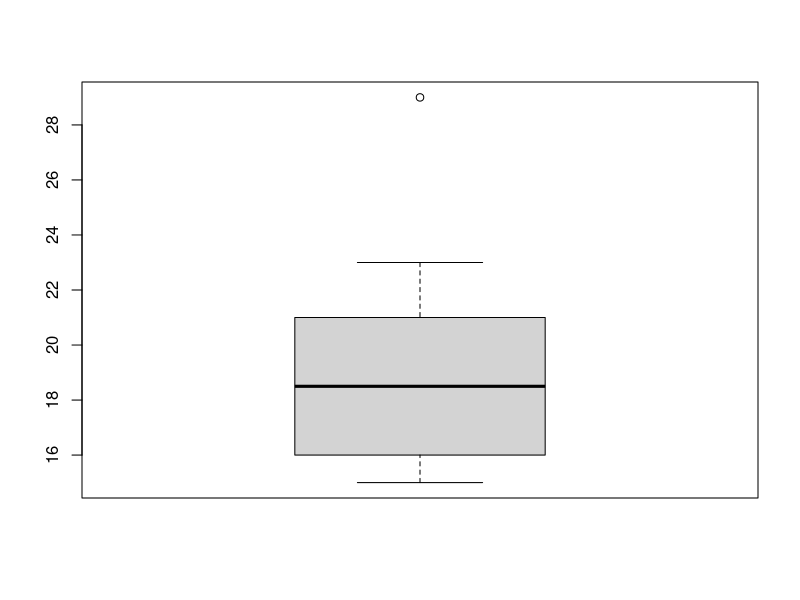
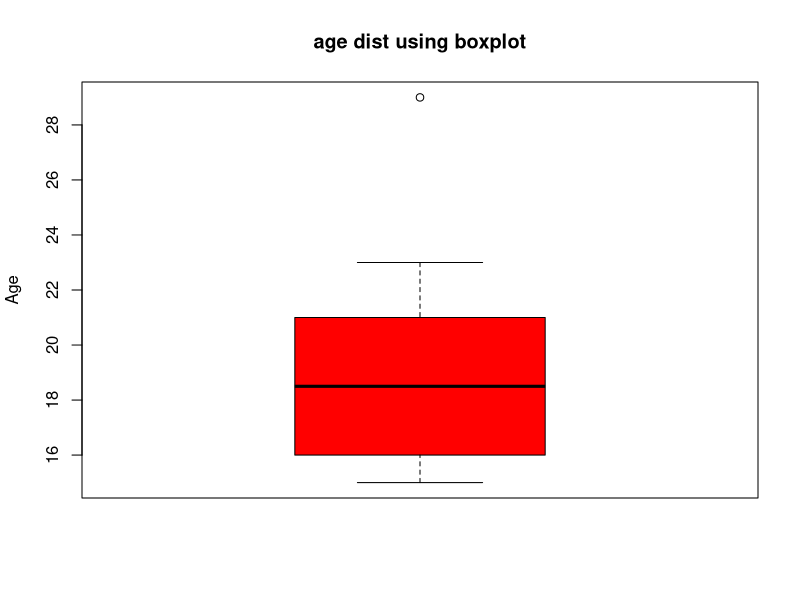
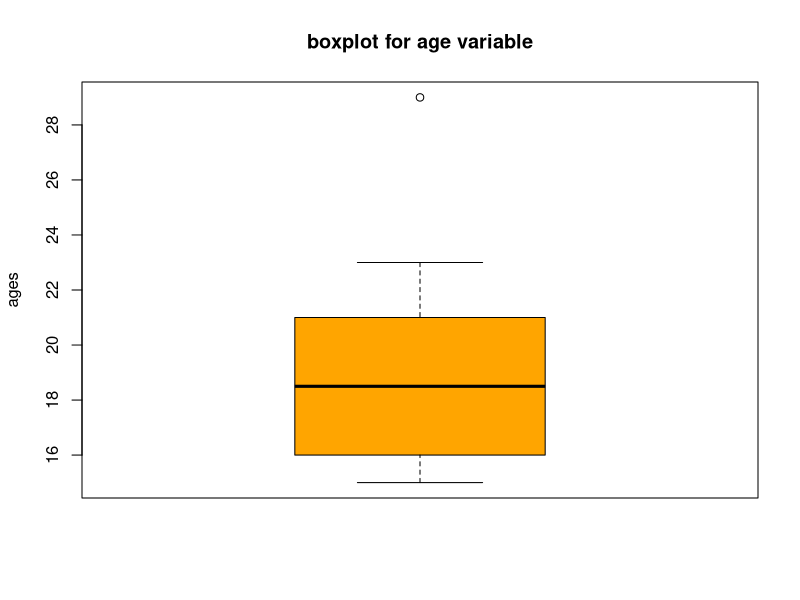
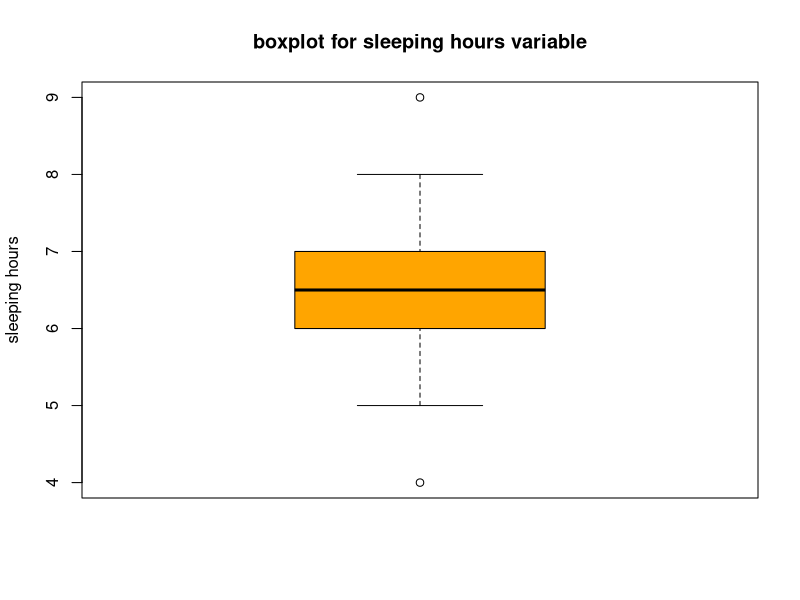
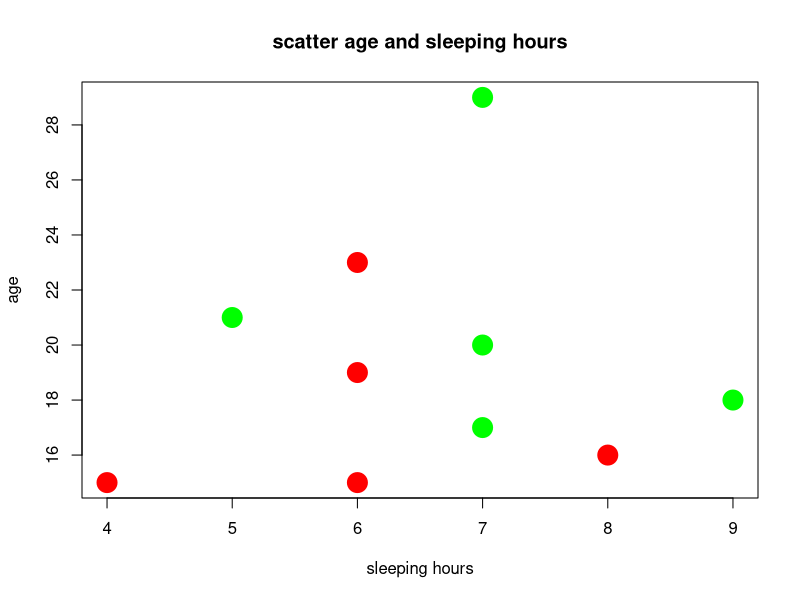
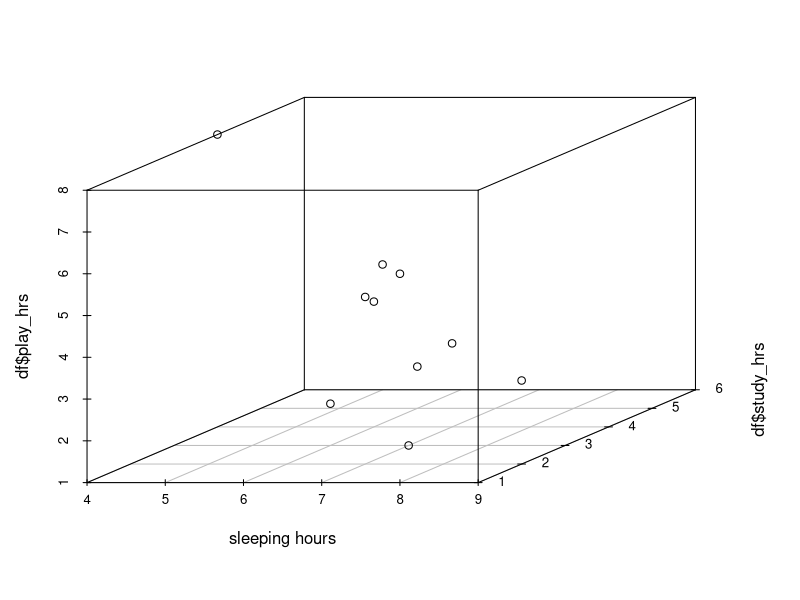
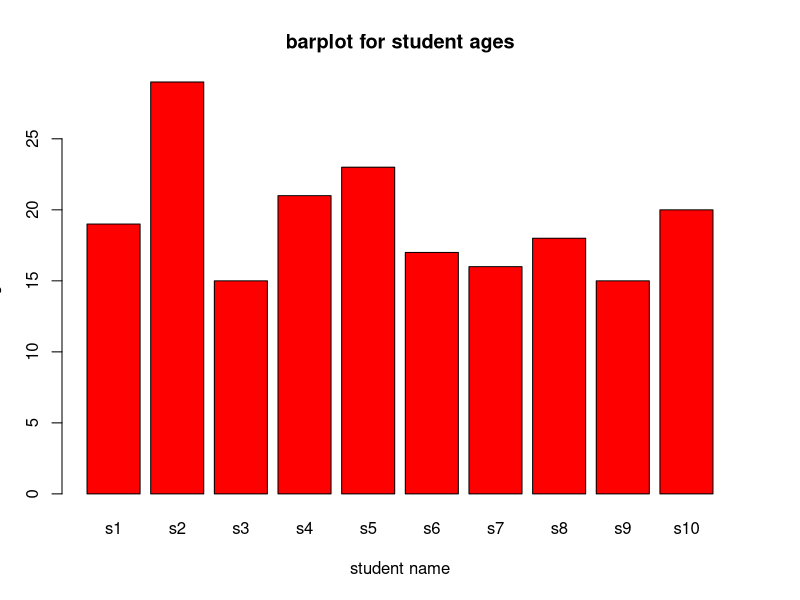
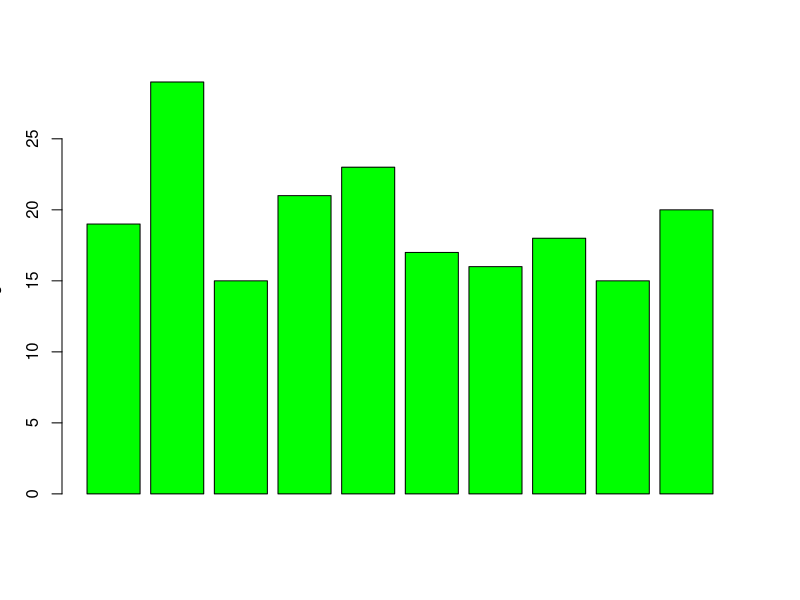

Write the R code that produced these figures, in order.
#a
df<-data.frame(
  id=c(1,2,3,4,5,6,7,8,9,10),
  name=c('s1','s2','s3','s4','s5','s6','s7','s8','s9','s10'),
  age=c(19,29,15,21,23,17,16,18,15,20),
  sleep_hrs=c(6,7,4,5,6,7,8,9,6,7),
  study_hrs=c(5,4,4,6,3,2,1,2,4,3),
  play_hrs=c(2,3,8,4,2,5,6,3,4,1),
  gender=c('f','m','m','m','f','f','f','m','m','f'),
  result=c('p','p','p','p','f','f','f','f','p','p')
)
print(df)
boxplot(df$age)
boxplot(df$age,col="red",main="age dist using boxplot",ylab="Age")
boxplot(df$age,col="orange",main="boxplot for age variable",ylab="ages")
boxplot(df$sleep_hrs,col="orange",main="boxplot for sleeping hours variable",ylab="sleeping hours")
plot(df$sleep_hrs,df$age,xlab="sleeping hours",ylab="age",main="scatter age and sleeping hours",col=c('red','green'),cex=4,pch=20)

#b
library('scatterplot3d')
scatterplot3d(df$sleep_hrs,df$study_hrs,df$play_hrs,xlab="sleeping hours")

#c
barplot(df$age,names.arg=(df$name),col='red',ylab='age',xlab='student name',main='barplot for student ages')
barplot(df$age,col='green',ylab='age',names.org=(df$name))
barplot(df$sleep_hrs,names.arg=(df$name),ylab='sleeping hours',col='red')
pie(df$play_hrs,label=df$name,main='pie chart for student playing hrs',col=c('red','orange','yellow','blue','green','pink','black','white'))
summary(df$age)
list(df$age,col='green',xlab='ages',main='histogram for age variable',border='red')
